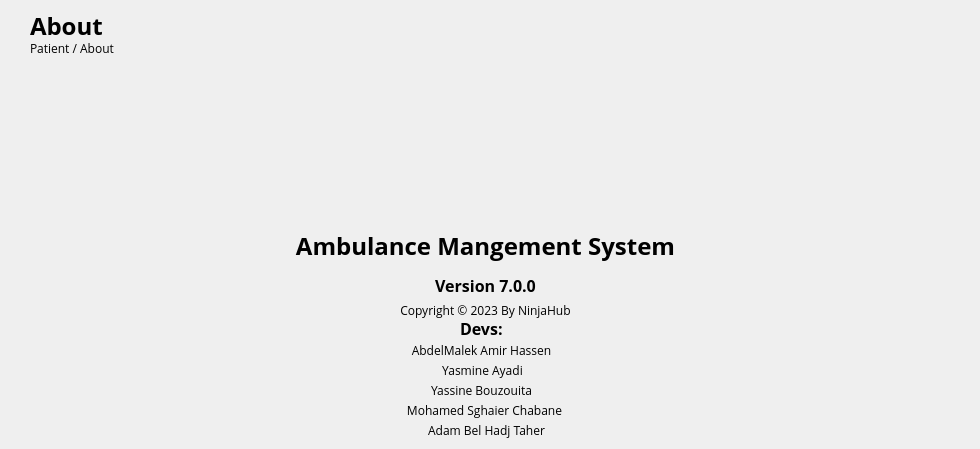
    <widget class="QWidget" name="page_7">
     <widget class="QLabel" name="label_4">
      <property name="geometry">
       <rect>
        <x>30</x>
        <y>40</y>
        <width>121</width>
        <height>16</height>
       </rect>
      </property>
      <property name="font">
       <font>
        <family>Open Sans</family>
       </font>
      </property>
      <property name="text">
       <string>Patient / About</string>
      </property>
     </widget>
     <widget class="QLabel" name="label_23">
      <property name="geometry">
       <rect>
        <x>-4</x>
        <y>340</y>
        <width>971</width>
        <height>20</height>
       </rect>
      </property>
      <property name="font">
       <font>
        <family>Open Sans</family>
        <pointsize>9</pointsize>
       </font>
      </property>
      <property name="text">
       <string>AbdelMalek Amir Hassen</string>
      </property>
      <property name="alignment">
       <set>Qt::AlignCenter</set>
      </property>
     </widget>
     <widget class="QLabel" name="label_29">
      <property name="geometry">
       <rect>
        <x>0</x>
        <y>230</y>
        <width>971</width>
        <height>31</height>
       </rect>
      </property>
      <property name="font">
       <font>
        <family>Open Sans</family>
        <pointsize>18</pointsize>
        <weight>75</weight>
        <bold>true</bold>
       </font>
      </property>
      <property name="text">
       <string>Ambulance Mangement System</string>
      </property>
      <property name="alignment">
       <set>Qt::AlignCenter</set>
      </property>
     </widget>
     <widget class="QLabel" name="label_24">
      <property name="geometry">
       <rect>
        <x>2</x>
        <y>360</y>
        <width>961</width>
        <height>20</height>
       </rect>
      </property>
      <property name="font">
       <font>
        <family>Open Sans</family>
        <pointsize>9</pointsize>
       </font>
      </property>
      <property name="text">
       <string>Yasmine Ayadi</string>
      </property>
      <property name="alignment">
       <set>Qt::AlignCenter</set>
      </property>
     </widget>
     <widget class="QLabel" name="label_8">
      <property name="geometry">
       <rect>
        <x>460</x>
        <y>320</y>
        <width>51</width>
        <height>16</height>
       </rect>
      </property>
      <property name="font">
       <font>
        <family>Open Sans</family>
        <pointsize>12</pointsize>
        <weight>75</weight>
        <bold>true</bold>
       </font>
      </property>
      <property name="text">
       <string>Devs:</string>
      </property>
     </widget>
     <widget class="QLabel" name="label_27">
      <property name="geometry">
       <rect>
        <x>-1</x>
        <y>400</y>
        <width>971</width>
        <height>20</height>
       </rect>
      </property>
      <property name="font">
       <font>
        <family>Open Sans</family>
        <pointsize>9</pointsize>
       </font>
      </property>
      <property name="text">
       <string>Mohamed Sghaier Chabane</string>
      </property>
      <property name="alignment">
       <set>Qt::AlignCenter</set>
      </property>
     </widget>
     <widget class="QLabel" name="label_5">
      <property name="geometry">
       <rect>
        <x>10</x>
        <y>60</y>
        <width>951</width>
        <height>171</height>
       </rect>
      </property>
      <property name="text">
       <string/>
      </property>
      <property name="pixmap">
       <pixmap resource="assets.qrc">:/assets/images/logo.png</pixmap>
      </property>
      <property name="alignment">
       <set>Qt::AlignCenter</set>
      </property>
     </widget>
     <widget class="QLabel" name="label_30">
      <property name="geometry">
       <rect>
        <x>1</x>
        <y>380</y>
        <width>961</width>
        <height>20</height>
       </rect>
      </property>
      <property name="font">
       <font>
        <family>Open Sans</family>
        <pointsize>9</pointsize>
       </font>
      </property>
      <property name="text">
       <string>Yassine Bouzouita</string>
      </property>
      <property name="alignment">
       <set>Qt::AlignCenter</set>
      </property>
     </widget>
     <widget class="QLabel" name="label_31">
      <property name="geometry">
       <rect>
        <x>6</x>
        <y>420</y>
        <width>961</width>
        <height>20</height>
       </rect>
      </property>
      <property name="font">
       <font>
        <family>Open Sans</family>
        <pointsize>9</pointsize>
       </font>
      </property>
      <property name="text">
       <string>Adam Bel Hadj Taher</string>
      </property>
      <property name="alignment">
       <set>Qt::AlignCenter</set>
      </property>
     </widget>
     <widget class="QLabel" name="label_6">
      <property name="geometry">
       <rect>
        <x>0</x>
        <y>300</y>
        <width>971</width>
        <height>20</height>
       </rect>
      </property>
      <property name="font">
       <font>
        <family>Open Sans</family>
        <pointsize>9</pointsize>
       </font>
      </property>
      <property name="text">
       <string>Copyright © 2023 By NinjaHub</string>
      </property>
      <property name="alignment">
       <set>Qt::AlignCenter</set>
      </property>
     </widget>
     <widget class="QLabel" name="label_25">
      <property name="geometry">
       <rect>
        <x>0</x>
        <y>270</y>
        <width>971</width>
        <height>31</height>
       </rect>
      </property>
      <property name="font">
       <font>
        <family>Open Sans</family>
        <pointsize>12</pointsize>
        <weight>75</weight>
        <bold>true</bold>
       </font>
      </property>
      <property name="text">
       <string>Version 7.0.0</string>
      </property>
      <property name="alignment">
       <set>Qt::AlignCenter</set>
      </property>
     </widget>
     <widget class="QLabel" name="label_32">
      <property name="geometry">
       <rect>
        <x>30</x>
        <y>10</y>
        <width>101</width>
        <height>31</height>
       </rect>
      </property>
      <property name="font">
       <font>
        <family>Open Sans</family>
        <pointsize>18</pointsize>
        <weight>75</weight>
        <bold>true</bold>
       </font>
      </property>
      <property name="text">
       <string>About</string>
      </property>
     </widget>
    </widget>
